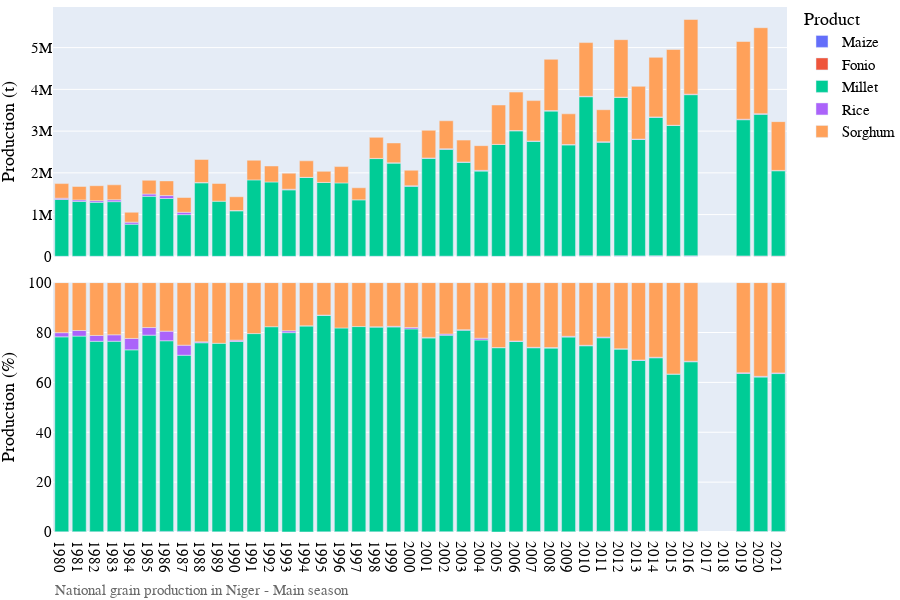

The notebook cell this image was saved under:
### Markdown cell above
## Visualization of production data

### Code cell
# Bar chart of national grain production
country_iso, country_name = 'NE', 'Niger'
df = pd.read_hdf('./data/crop/adm_crop_production_%s.hdf' % country_iso)
df = df[df['gscd_code']=='calibrated']; df['year'] = df['harvest_year']
year = [df['year'].min(), df['year'].max()]
product_order = ['Maize', 'Fonio','Millet', 'Rice','Sorghum']
for season_name in ['Main season']:
    footnote = 'National grain production in %s - %s' % (country_name, season_name)
    fn_save = './figures/%s_bar_natgrainprod_%s.png' % (country_iso, season_name)
    sub = df[df['season_name'] == season_name]
    fig = PlotBarProduction(sub, year, product_order, footnote, fn_save)
    fig.show()

### Figure 1 — Plotly figure (JSON) as saved in the notebook; plotly's stock layout.template omitted (floating-point values rounded to 4 significant figures)
{"data": [{"alignmentgroup": "True", "hovertemplate": "product=Maize<br>season_name=Main season<br>type=orig_unit<br>year=%{x}<br>value=%{y}<extra></extra>", "legendgroup": "Maize", "marker": {"color": "#636efa", "pattern": {"shape": ""}}, "name": "Maize", "offsetgroup": "Maize", "orientation": "v", "showlegend": true, "textposition": "auto", "type": "bar", "x": [1980, 1981, 1982, 1983, 1984, 1985, 1986, 1987, 1988, 1989, 1990, 1991, 1992, 1993, 1994, 1995, 1996, 1997, 1998, 1999, 2000, 2001, 2002, 2003, 2004, 2005, 2006, 2007, 2008, 2009, 2010, 2011, 2012, 2013, 2014, 2015, 2016, 2019, 2020, 2021], "xaxis": "x2", "y": [1704, 2054.0, 2177, 2695, 835, 1440, 4303.0, 4002.0, 1392.0, 1159.0, 1140.0, 1258.0, 445, 855, 486.2, 1485, 2099.0, 1809, 2198, 1544, 1272, 2316, 1967, 1164.0, 3734, 89, 1362, 1848.0, 5350.0, 663, 6882.0, 5678.0, 8412.0, 6847, 8530, 4865, 7665, 4742, 5304, 3484], "yaxis": "y2"}, {"alignmentgroup": "True", "hovertemplate": "product=Maize<br>season_name=Main season<br>type=percent<br>year=%{x}<br>value=%{y}<extra></extra>", "legendgroup": "Maize", "marker": {"color": "#636efa", "pattern": {"shape": ""}}, "name": "Maize", "offsetgroup": "Maize", "orientation": "v", "showlegend": false, "textposition": "auto", "type": "bar", "x": [1980, 1981, 1982, 1983, 1984, 1985, 1986, 1987, 1988, 1989, 1990, 1991, 1992, 1993, 1994, 1995, 1996, 1997, 1998, 1999, 2000, 2001, 2002, 2003, 2004, 2005, 2006, 2007, 2008, 2009, 2010, 2011, 2012, 2013, 2014, 2015, 2016, 2019, 2020, 2021], "xaxis": "x", "y": [0.09775, 0.1227, 0.1286, 0.1572, 0.07903, 0.07905, 0.238, 0.2838, 0.05996, 0.06638, 0.07981, 0.05466, 0.02055, 0.0429, 0.02124, 0.07291, 0.09762, 0.1101, 0.07711, 0.05683, 0.06168, 0.07671, 0.06057, 0.04179, 0.1408, 0.002455, 0.03461, 0.04952, 0.1134, 0.01942, 0.1344, 0.1616, 0.1621, 0.1681, 0.179, 0.09819, 0.1351, 0.09214, 0.09685, 0.108], "yaxis": "y"}, {"alignmentgroup": "True", "hovertemplate": "product=Fonio<br>season_name=Main season<br>type=orig_unit<br>year=%{x}<br>value=%{y}<extra></extra>", "legendgroup": "Fonio", "marker": {"color": "#EF553B", "pattern": {"shape": ""}}, "name": "Fonio", "offsetgroup": "Fonio", "orientation": "v", "showlegend": true, "textposition": "auto", "type": "bar", "x": [2002, 2003, 2004, 2005, 2006, 2007, 2008, 2009, 2010, 2011, 2012, 2013, 2014, 2015, 2016, 2019, 2020, 2021], "xaxis": "x2", "y": [2723, 1436, 365, 59, 962, 4974, 4874, 3218, 5467.0, 3820.0, 5879.0, 4499, 7700, 3138, 6114, 6047, 5672, 4015], "yaxis": "y2"}, {"alignmentgroup": "True", "hovertemplate": "product=Fonio<br>season_name=Main season<br>type=percent<br>year=%{x}<br>value=%{y}<extra></extra>", "legendgroup": "Fonio", "marker": {"color": "#EF553B", "pattern": {"shape": ""}}, "name": "Fonio", "offsetgroup": "Fonio", "orientation": "v", "showlegend": false, "textposition": "auto", "type": "bar", "x": [2002, 2003, 2004, 2005, 2006, 2007, 2008, 2009, 2010, 2011, 2012, 2013, 2014, 2015, 2016, 2019, 2020, 2021], "xaxis": "x", "y": [0.08384, 0.05157, 0.01377, 0.001627, 0.02445, 0.1333, 0.1033, 0.09425, 0.1068, 0.1088, 0.1133, 0.1105, 0.1615, 0.06333, 0.1078, 0.1175, 0.1036, 0.1244], "yaxis": "y"}, {"alignmentgroup": "True", "hovertemplate": "product=Millet<br>season_name=Main season<br>type=orig_unit<br>year=%{x}<br>value=%{y}<extra></extra>", "legendgroup": "Millet", "marker": {"color": "#00cc96", "pattern": {"shape": ""}}, "name": "Millet", "offsetgroup": "Millet", "orientation": "v", "showlegend": true, "textposition": "auto", "type": "bar", "x": [1980, 1981, 1982, 1983, 1984, 1985, 1986, 1987, 1988, 1989, 1990, 1991, 1992, 1993, 1994, 1995, 1996, 1997, 1998, 1999, 2000, 2001, 2002, 2003, 2004, 2005, 2006, 2007, 2008, 2009, 2010, 2011, 2012, 2013, 2014, 2015, 2016, 2019, 2020, 2021], "xaxis": "x2", "y": [1362000.0, 1313000.0, 1292000.0, 1308000.0, 770900.0, 1437000.0, 1382000.0, 995500.0, 1760000.0, 1320000.0, 1090000.0, 1831000.0, 1782000.0, 1592000.0, 1892000.0, 1769000.0, 1757000.0, 1352000.0, 2340000.0, 2233000.0, 1679000.0, 2347000.0, 2559000.0, 2252000.0, 2038000.0, 2680000.0, 3005000.0, 2750000.0, 3470000.0, 2665000.0, 3811000.0, 2727000.0, 3793000.0, 2790116, 3313839, 3128994, 3859544, 3262231, 3392154, 2042814], "yaxis": "y2"}, {"alignmentgroup": "True", "hovertemplate": "product=Millet<br>season_name=Main season<br>type=percent<br>year=%{x}<br>value=%{y}<extra></extra>", "legendgroup": "Millet", "marker": {"color": "#00cc96", "pattern": {"shape": ""}}, "name": "Millet", "offsetgroup": "Millet", "orientation": "v", "showlegend": false, "textposition": "auto", "type": "bar", "x": [1980, 1981, 1982, 1983, 1984, 1985, 1986, 1987, 1988, 1989, 1990, 1991, 1992, 1993, 1994, 1995, 1996, 1997, 1998, 1999, 2000, 2001, 2002, 2003, 2004, 2005, 2006, 2007, 2008, 2009, 2010, 2011, 2012, 2013, 2014, 2015, 2016, 2019, 2020, 2021], "xaxis": "x", "y": [78.16, 78.43, 76.33, 76.34, 72.97, 78.87, 76.45, 70.6, 75.83, 75.6, 76.3, 79.51, 82.3, 79.9, 82.65, 86.84, 81.72, 82.27, 82.1, 82.18, 81.39, 77.73, 78.79, 80.86, 76.86, 73.91, 76.36, 73.71, 73.52, 78.06, 74.44, 77.63, 73.07, 68.51, 69.52, 63.15, 68.02, 63.39, 61.94, 63.3], "yaxis": "y"}, {"alignmentgroup": "True", "hovertemplate": "product=Rice<br>season_name=Main season<br>type=orig_unit<br>year=%{x}<br>value=%{y}<extra></extra>", "legendgroup": "Rice", "marker": {"color": "#ab63fa", "pattern": {"shape": ""}}, "name": "Rice", "offsetgroup": "Rice", "orientation": "v", "showlegend": true, "textposition": "auto", "type": "bar", "x": [1980, 1981, 1982, 1983, 1984, 1985, 1986, 1987, 1988, 1990, 1993, 1994, 1995, 1998, 1999, 2000, 2001, 2002, 2003, 2004, 2005, 2006, 2007, 2008, 2009, 2010, 2011, 2012, 2013, 2014, 2015, 2016, 2019, 2020, 2021], "xaxis": "x2", "y": [29070, 37510.0, 39800, 44253, 48298, 55420.0, 69900.0, 56860.0, 8344.0, 7815.0, 14928, 13, 1217, 3575.0, 6529, 11620.0, 7077, 14390.0, 5301.0, 18377, 2149, 6421, 6455.0, 10730, 10014, 9609.0, 9562.0, 6043.0, 7432.0, 10063, 2543, 11288, 12307, 15055, 8802], "yaxis": "y2"}, {"alignmentgroup": "True", "hovertemplate": "product=Rice<br>season_name=Main season<br>type=percent<br>year=%{x}<br>value=%{y}<extra></extra>", "legendgroup": "Rice", "marker": {"color": "#ab63fa", "pattern": {"shape": ""}}, "name": "Rice", "offsetgroup": "Rice", "orientation": "v", "showlegend": false, "textposition": "auto", "type": "bar", "x": [1980, 1981, 1982, 1983, 1984, 1985, 1986, 1987, 1988, 1990, 1993, 1994, 1995, 1998, 1999, 2000, 2001, 2002, 2003, 2004, 2005, 2006, 2007, 2008, 2009, 2010, 2011, 2012, 2013, 2014, 2015, 2016, 2019, 2020, 2021], "xaxis": "x", "y": [1.668, 2.24, 2.351, 2.582, 4.571, 3.042, 3.866, 4.033, 0.3594, 0.5472, 0.749, 0.000568, 0.05975, 0.1254, 0.2403, 0.5634, 0.2344, 0.4431, 0.1904, 0.6931, 0.05927, 0.1632, 0.173, 0.2273, 0.2933, 0.1877, 0.2722, 0.1164, 0.1825, 0.2111, 0.05133, 0.1989, 0.2391, 0.2749, 0.2728], "yaxis": "y"}, {"alignmentgroup": "True", "hovertemplate": "product=Sorghum<br>season_name=Main season<br>type=orig_unit<br>year=%{x}<br>value=%{y}<extra></extra>", "legendgroup": "Sorghum", "marker": {"color": "#FFA15A", "pattern": {"shape": ""}}, "name": "Sorghum", "offsetgroup": "Sorghum", "orientation": "v", "showlegend": true, "textposition": "auto", "type": "bar", "x": [1980, 1981, 1982, 1983, 1984, 1985, 1986, 1987, 1988, 1989, 1990, 1991, 1992, 1993, 1994, 1995, 1996, 1997, 1998, 1999, 2000, 2001, 2002, 2003, 2004, 2005, 2006, 2007, 2008, 2009, 2010, 2011, 2012, 2013, 2014, 2015, 2016, 2019, 2020, 2021], "xaxis": "x2", "y": [349900.0, 321600.0, 358600.0, 358600.0, 236500.0, 328100.0, 351600.0, 353600.0, 551300.0, 424900.0, 329500.0, 470500.0, 382800.0, 384800.0, 396500.0, 265300.0, 391000.0, 289600.0, 504600.0, 476000.0, 370900.0, 662900.0, 669700.0, 525100.0, 591100.0, 943800.0, 921500.0, 967600.0, 1229000.0, 735000.0, 1287000.0, 766700.0, 1377000.0, 1263535, 1426414, 1815158, 1789277, 1861018, 2058373, 1167958], "yaxis": "y2"}, {"alignmentgroup": "True", "hovertemplate": "product=Sorghum<br>season_name=Main season<br>type=percent<br>year=%{x}<br>value=%{y}<extra></extra>", "legendgroup": "Sorghum", "marker": {"color": "#FFA15A", "pattern": {"shape": ""}}, "name": "Sorghum", "offsetgroup": "Sorghum", "orientation": "v", "showlegend": false, "textposition": "auto", "type": "bar", "x": [1980, 1981, 1982, 1983, 1984, 1985, 1986, 1987, 1988, 1989, 1990, 1991, 1992, 1993, 1994, 1995, 1996, 1997, 1998, 1999, 2000, 2001, 2002, 2003, 2004, 2005, 2006, 2007, 2008, 2009, 2010, 2011, 2012, 2013, 2014, 2015, 2016, 2019, 2020, 2021], "xaxis": "x", "y": [20.07, 19.2, 21.19, 20.92, 22.38, 18.01, 19.45, 25.08, 23.75, 24.34, 23.07, 20.44, 17.68, 19.31, 17.32, 13.03, 18.19, 17.62, 17.7, 17.52, 17.98, 21.96, 20.62, 18.86, 22.29, 26.03, 23.42, 25.94, 26.03, 21.53, 25.13, 21.83, 26.53, 31.03, 29.93, 36.64, 31.54, 36.16, 37.59, 36.19], "yaxis": "y"}], "layout": {"annotations": [{"showarrow": false, "text": "", "textangle": 90, "x": 0.98, "xanchor": "left", "xref": "paper", "y": 0.2375, "yanchor": "middle", "yref": "paper"}, {"showarrow": false, "text": "", "textangle": 90, "x": 0.98, "xanchor": "left", "xref": "paper", "y": 0.7625, "yanchor": "middle", "yref": "paper"}, {"align": "left", "font": {"color": "dimgrey", "family": "arial", "size": 15}, "showarrow": false, "text": "National grain production in Niger - Main season", "x": 0, "xref": "paper", "y": -0.13, "yref": "paper"}], "barmode": "relative", "font": {"color": "black", "family": "arial", "size": 15}, "height": 600, "legend": {"title": {"text": "Product"}, "tracegroupgap": 0, "x": 1, "y": 1.01}, "margin": {"b": 0, "l": 0, "r": 0, "t": 0}, "width": 900, "xaxis": {"anchor": "y", "domain": [0, 0.98], "dtick": 1, "range": [1980.0, 2022.0], "title": {"text": ""}}, "xaxis2": {"anchor": "y2", "domain": [0, 0.98], "matches": "x", "showticklabels": false}, "yaxis": {"anchor": "x", "domain": [0, 0.475], "range": [0, 100], "title": {"text": "Production (%)"}}, "yaxis2": {"anchor": "x2", "domain": [0.525, 1], "title": {"text": "Production (t)"}}}}
